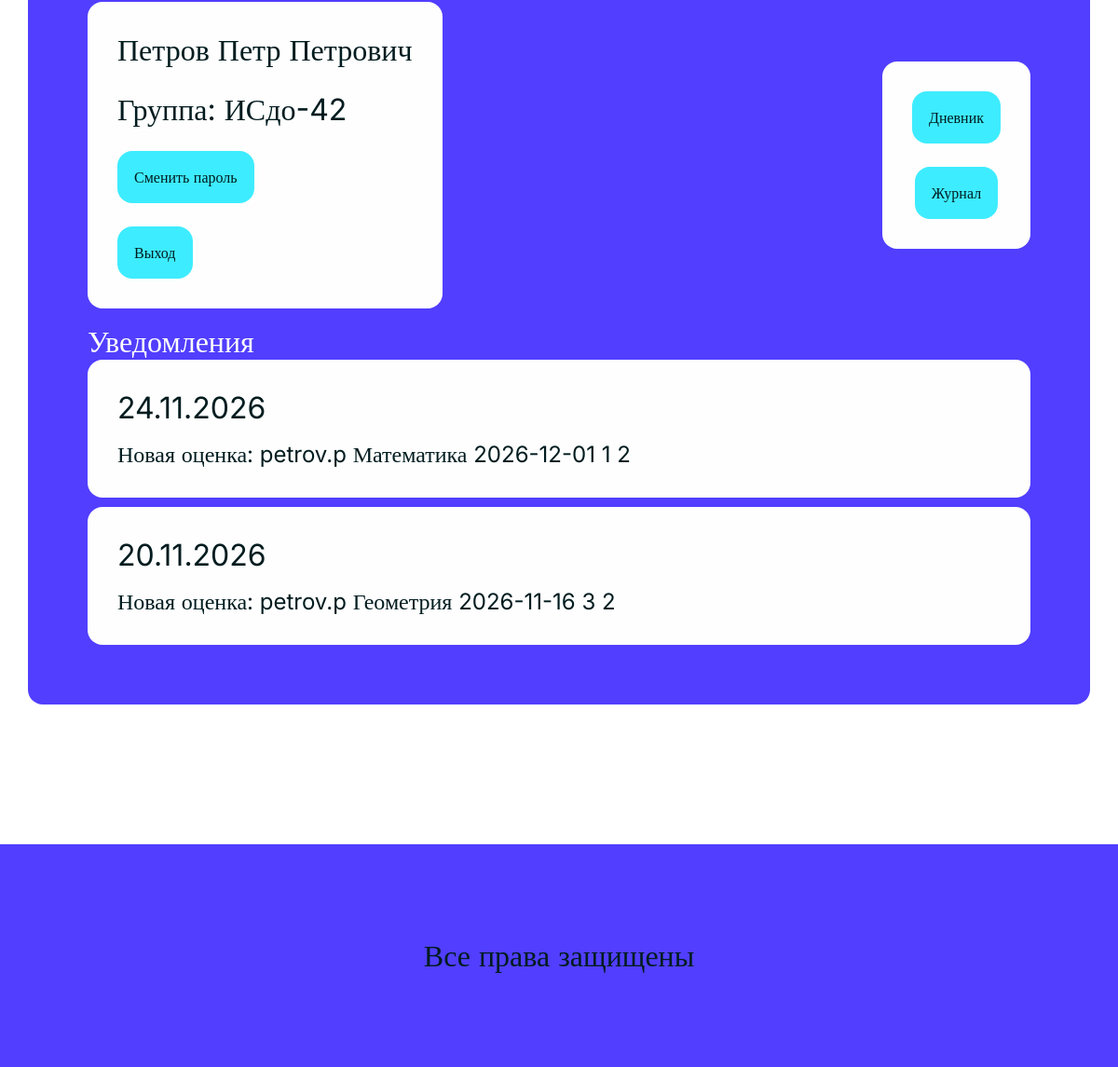
The app's page /profile/ (signed in, lower part), older data.
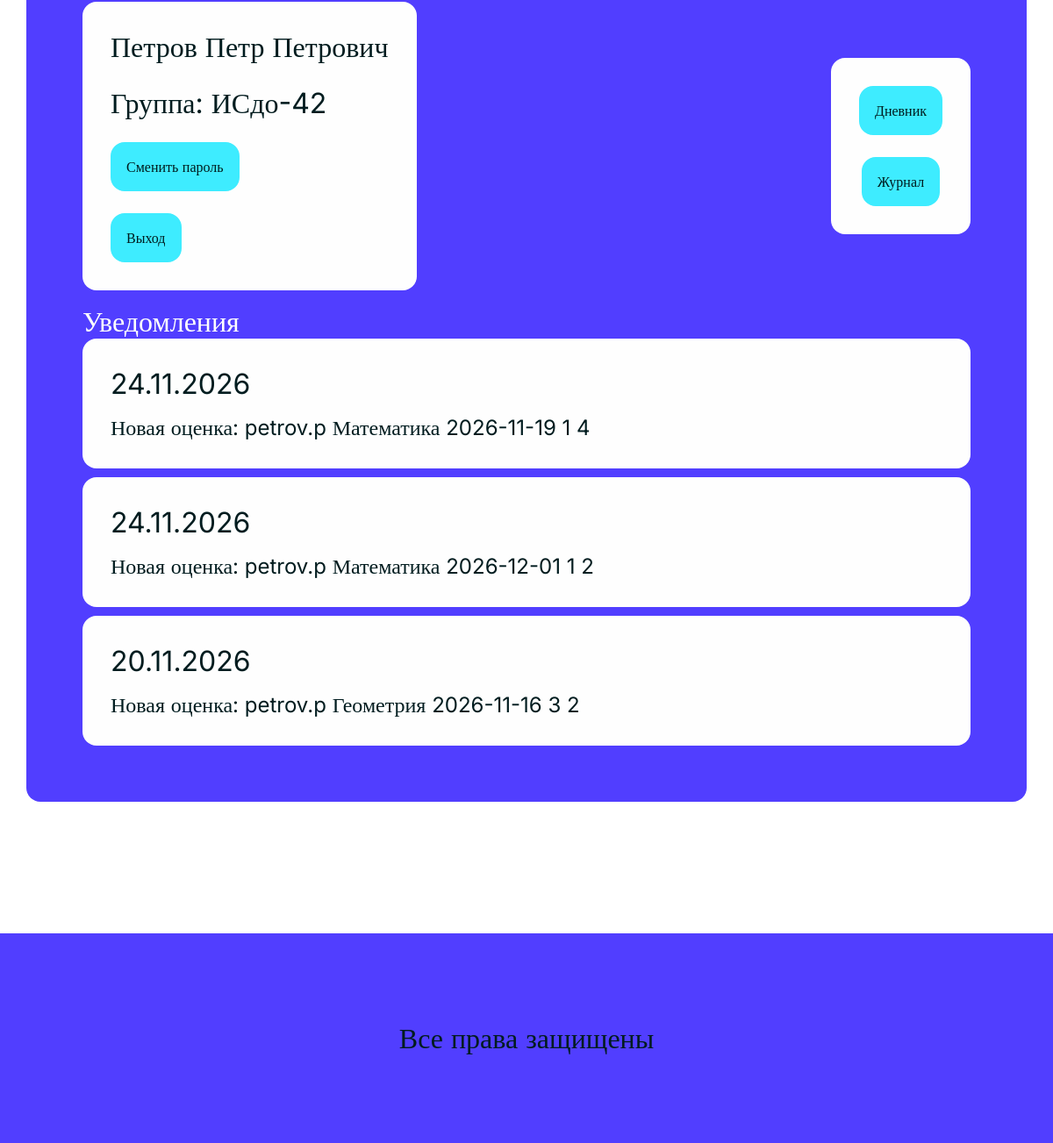
The same page, newer data.
### dnevnikapp/models.py (models this page shows, shortened)
class Notification(models.Model):
    user = models.ForeignKey(CustomUser, on_delete=models.CASCADE, verbose_name="Пользователь", related_name="notifications")
    created_at = models.DateTimeField(default=timezone.now, verbose_name="Дата создания")
    text = models.TextField(verbose_name="Текст")
    is_read = models.BooleanField(default=False, verbose_name="Прочитано")
    class Meta:
        verbose_name = "Уведомление"
        verbose_name_plural = "Уведомления"

### dnevnikapp/views.py (the view)
# urls.py: path("profile/",views.profileview, name="profile"),
@login_required
def profileview(request):
    if (request.user.role == User.Role.STUDENT):
        user = User.objects.select_related('group').get(
            pk=request.user.pk
        )
    else:
        user = request.user
    notifications = Notification.objects.filter(user=user).order_by("-created_at")
    context = {
        "user":user,
        "notifications": notifications,
    }
    return render(request, "profile.html", context)

### dnevnikapp/converters.py (called while the page is built)
    def to_url(self, value: date) -> str:
        return value.strftime("%d-%m-%Y")

### dnevnikapp/templates/profile.html (shortened to what this page needs)
{% extends 'baseheader.html' %}
{% load static %}
{% block head %}
    <link rel="stylesheet" href="{% static 'css/profile.css' %}">
{% endblock %}
{% block content %}
    <div class="centerdiv centerpadding">
        <div class="mainblock">
            <div class="profileline">
                <div class="profilecard">
                    <h2>{{ user.last_name }} {{ user.first_name }}
                        {% if user.patronimic %}
                            {{ user.patronimic }}
                        {% endif %}
                    </h2>
                    {% if user.role == "student" %}
                        <h2>Группа: {{ user.group.name }}</h2>
                    {% endif %}
                    <a class="button">Сменить пароль</a>
                    <form method="post" action="{% url 'logout' %}">
                        <button class="button">Выход</button>
                    </form>
                </div>
                <div class="buttonscolumn">
                    {% if user.role == "student" %}
                        <a href="{% url 'diary' date=today %}" class="button">Дневник</a>
                        <a href="{% url 'gradebook' groupid=request.user.group_id %}" class="button">Журнал</a>
                    {% elif user.role == "parent" %}
                        <a href="{% url 'children' %}" class="button">Дети</a>
                    {% elif user.role == "teacher" %}
                        <a href="{% url 'lessons' date=today %}" class="button">Занятия</a>
                        <a href="{% url 'groups' %}" class="button">Группы</a>
                    {% elif user.role == "admin" %}
                        <a href="{% url 'groups' %}" class="button">Группы</a>
                    {% endif %}
                </div>
            </div>
            <div>
                <h2 class="whitetext">Уведомления</h2>
                <div class="notifications">
                    {% for notification in notifications %}
                        <div class="notification">
                            <h2>{{ notification.created_at|date:"d.m.Y" }}</h2>
                            <p>{{ notification.text|truncatechars:200 }}</p>
                        </div>
                    {% endfor %}
                </div>
            </div>
        </div>
    </div>
{% endblock %}

Row changes from the older to the newer data that the page shows:
added Notification: created_at "24.11.2026", text "Новая оценка: petrov.p Математика 2026-11-19 1 4"
